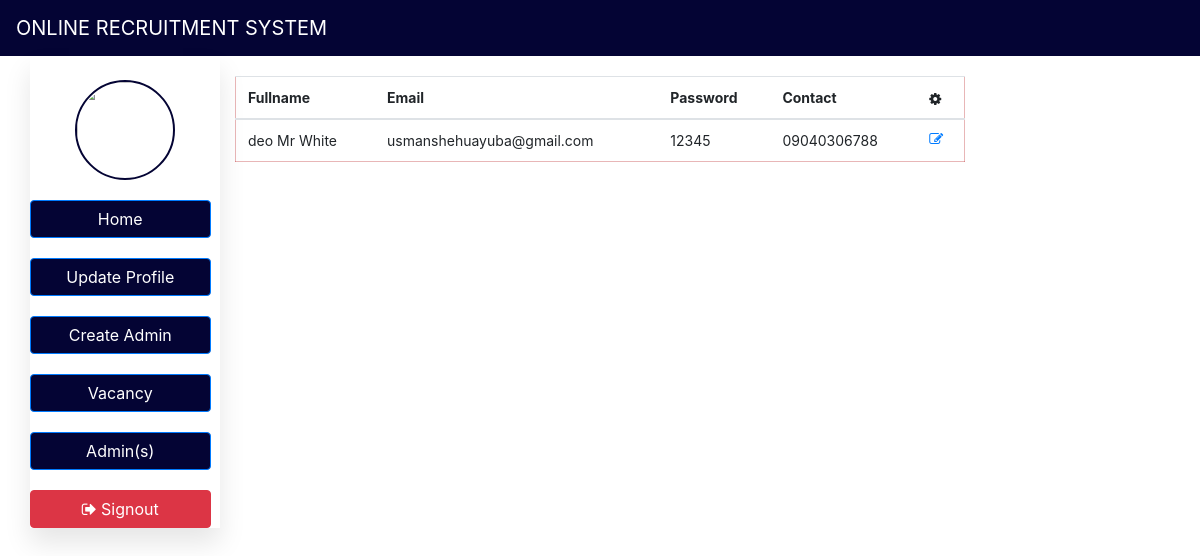
The app's page /admin/pages/admin.php with its own data.
### tables this page shows
CREATE TABLE `users_tbl` (
  `id` int(11) NOT NULL,
  `fname` varchar(30) NOT NULL,
  `surname` varchar(30) NOT NULL,
  `email` varchar(40) NOT NULL,
  `password` varchar(50) NOT NULL,
  `gender` varchar(50) NOT NULL,
  `maritalstatus` varchar(50) NOT NULL,
  `image` varchar(50) NOT NULL,
  `contact` varchar(50) NOT NULL,
  `address` varchar(50) NOT NULL
);

### admin/pages/admin.php (the view, shortened to what this page needs)
<?php include("header.php"); ?>
<?php include("nav.php"); ?>
<?php
include("../../dbconn.php");
 ?>
<div class="container">
	<div class="row">
		<div class="col-md-2">
			<?php
			$picture="<img src='uploaded_imgs/".$_SESSION["image"]."' width='100' height='100'>";
			echo("<br>");
			echo "<center class='img'>$picture </center>";
			 ?>
			 <a href="home.php" class="btn btn-primary btn-width">Home</a>
			<a href="updateprofile.php" class="btn btn-primary btn-width">Update Profile</a>
			<a href="signup.php" class="btn btn-primary btn-width">Create Admin</a>
			<a href="vacancy.php" class="btn btn-primary btn-width">Vacancy</a>
			<a href="admin.php" class="btn btn-primary btn-width">Admin(s)</a>
			<a href="../login.php" class="btn btn-danger btn-width"><i class="fa fa-sign-out"></i> Signout</a>
		</div>
		<div class="col-md-8">
<table class="table table-hover" style="border:1px solid #bc303159; font-size: 14px;">
  <thead>
    <tr>
      <th scope="col">Fullname</th>
      <th scope="col">Email</th>
      <th scope="col">Password</th>
      <th scope="col">Contact</th>
      <th scope="col"><i class="fa fa-gear"></i></th>
    </tr>
  </thead>
  <tbody>
<?php
		$query=mysqli_query($connect, "SELECT * FROM `users_tbl` \n" . " ORDER BY `id` DESC");
		while($row=mysqli_fetch_array($query)) {
			$id=$row['id'];
			$fname = $row['fname'];
			$surname = $row["surname"];
			$email = $row["email"];
			$password = $row["password"];
			$contact = $row["contact"];
			echo "
					 <tr>
				      <td>$fname $surname</td>
				      <td>$email</td>
				      <td>$password</td>
				      <td>$contact</td>
				      <td><a href=\"massage.php?id=$id&fnames=$fname\"><i class='fa fa-edit'></i></a></td>
				    </tr>
			";
}
		?>
				  </tbody>
				</table>
	</div>
</div>

### admin/pages/nav.php (style rules this page uses)
.btn-primary { color: #fff; background-color:#040434; border-color: #1e7e34; }

### admin/pages/admin.php (style rules this page uses)
.container { width: 99%!important; }
table { margin-top: 20px; width: 100%; }
.btn-width { width:95%; margin-top: 20px;background: #040434; }
img { border: 2px solid #040434; border-radius: 50px; }
table { border: 1px solid rgb(0 0 0 / 8%); }
.col-md-2 { box-shadow:0 15px 25px rgb(0,0,0,0.1); padding: 0px; }
.btn-danger { background: #dc3545; }

### records on screen
users_tbl: fname "deo", surname "Mr White", email "usmanshehuayuba@gmail.com", password "12345", contact "09040306788"
